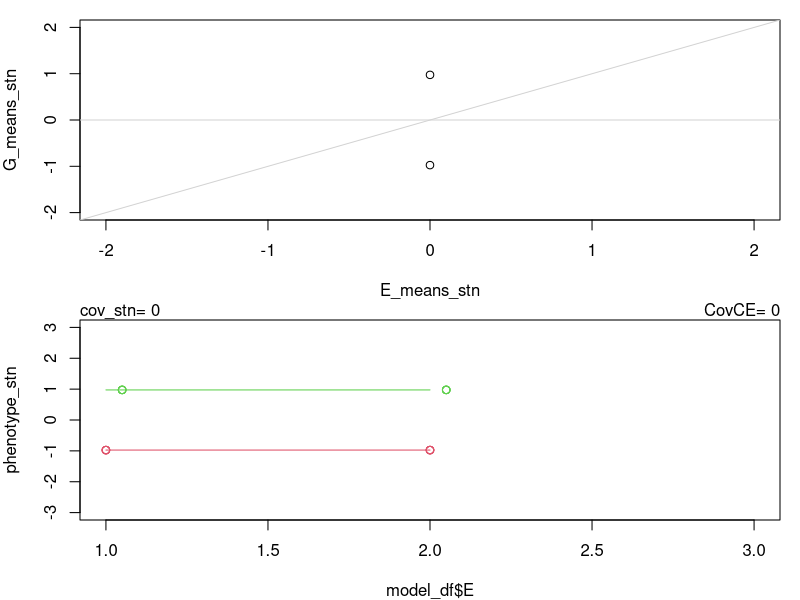
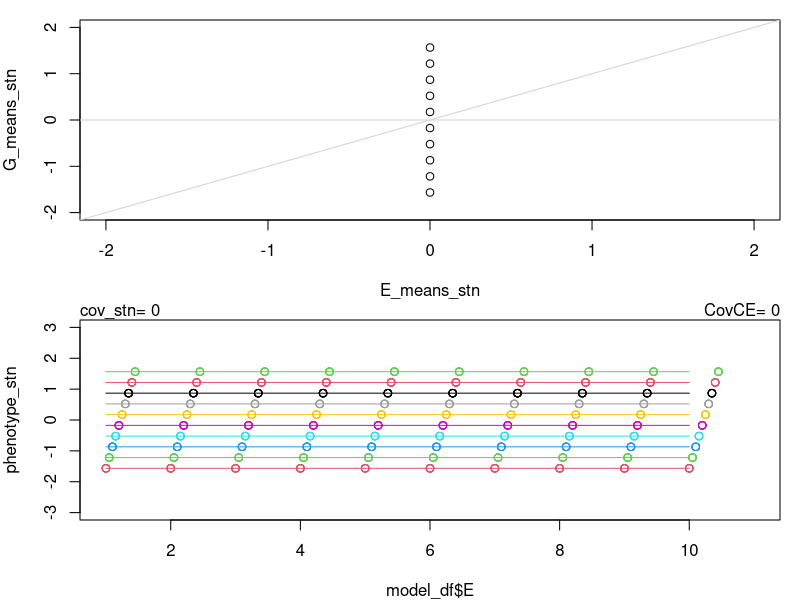
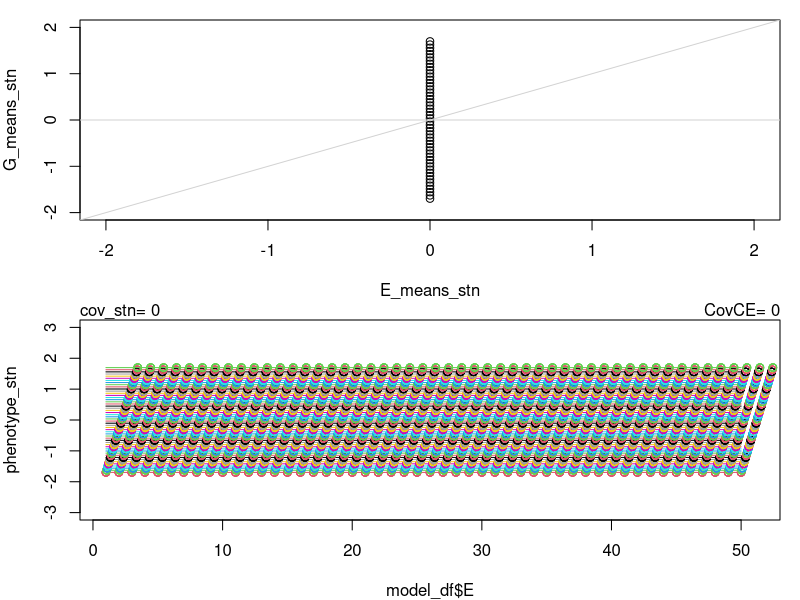
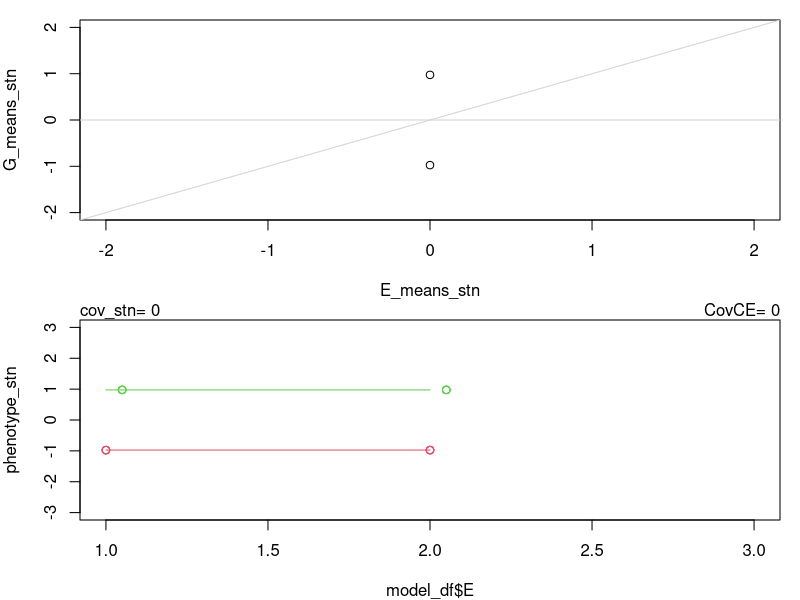
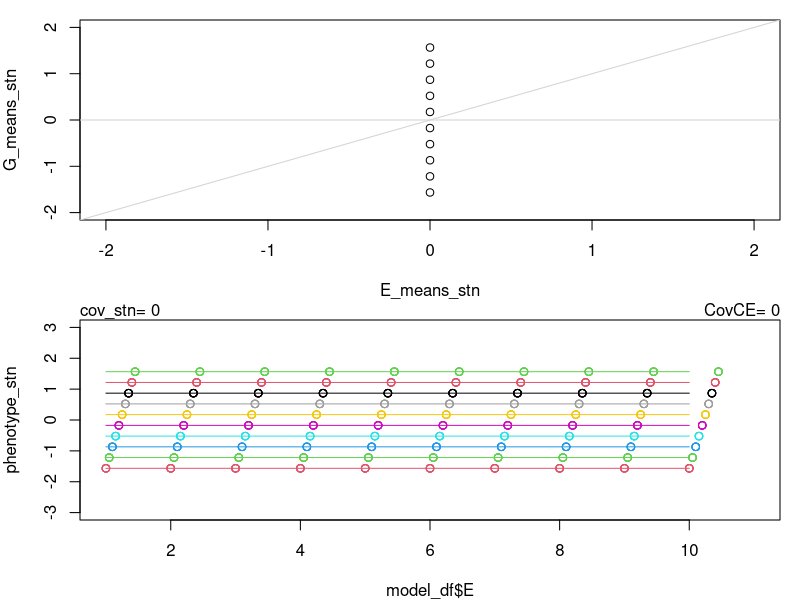
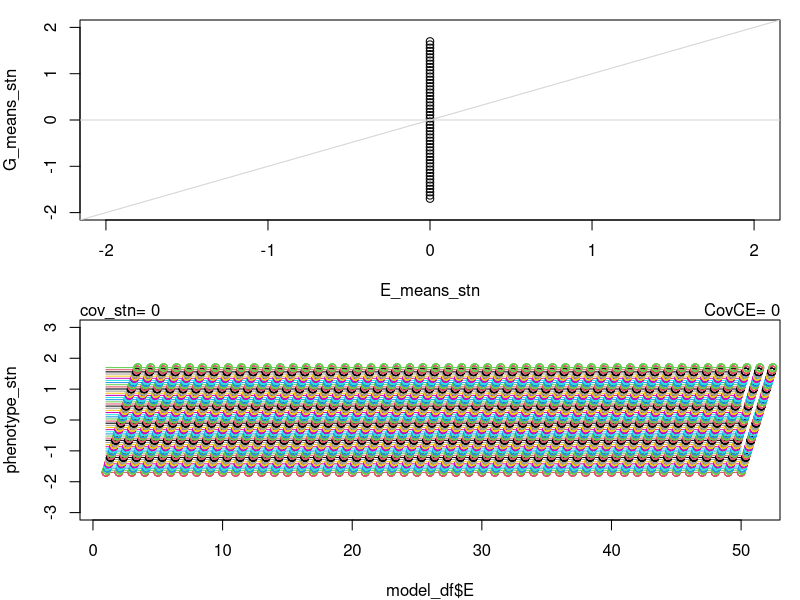
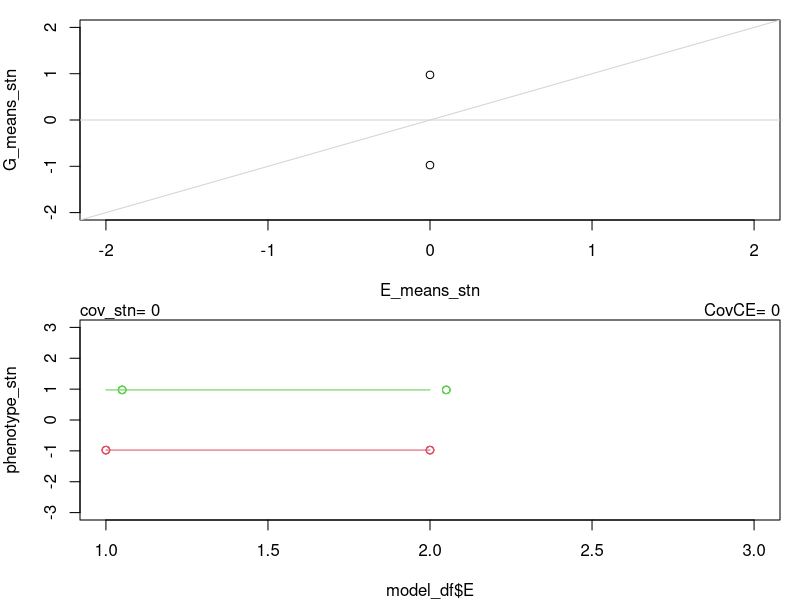
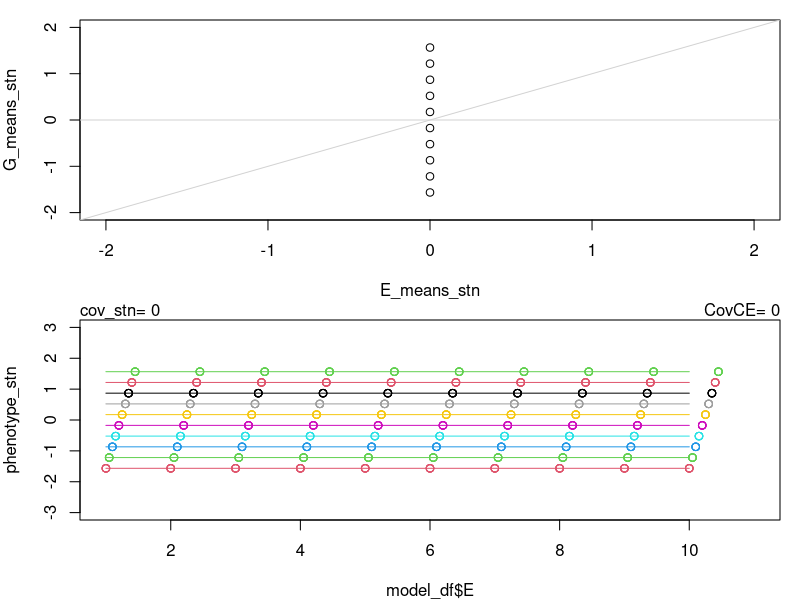

Write the R code that produced these figures, in order. (Note: this script raises an error after producing the figures.)
## ---- chunk 1
knitr::opts_chunk$set(echo = TRUE)
## ---- chunk 2
G <- -5:5
E <- -5:5
cov(G, E)

# If G and E are independent, then scaling each one independently essentially gives a correlation:
cov(scale(G), scale(E))
cor(G, E)

# However, in our case, the G and E are not independent, because they are 
# both estimated from phenotype data. And because we scale the phenotype
# data before we calculate the G means and E means, with more than 2
# gentotypes this scaling has weird effects on the covariance.

# So this suggests that correlation is a better measure. However,
# we know that correlation doesn't work with only 2 genotypes 
# the correlation between two unequal points will either be -1 or 1

## ---- chunk 3

beta1_levels = c(0,0.1,0.5, 1, 2) # the amount the phenotype changes across 1 value of the environment (i.e., the slope). This is essentially the amount/degree of phenotypic plasticity that is the same across genotypes.

n_genotypes_levels = c(2,10, 50) # the number of genotypes collected from different locations

beta2_levels = c(0.5,1, 2) # the amount the phenotype changes from one genotype to the next. This is essitially the increase intercept from one genotype to the next.

error_var <- 0.0001

for (i in 1:length(beta1_levels)){
  print(i)
  for (j in 1:length(beta2_levels)){
    for (k in 1:length(n_genotypes_levels)){
      beta1 <- beta1_levels[i]
      beta2 <- beta2_levels[j]
      n_genotypes <- n_genotypes_levels[k]
    #  beta1 <- 1
    #  beta2 <- 1
      
    # expectation (not sure if this is right)
    if(beta1==beta2){
      (cov_GE_exp = 1)
    }
    if(beta1>beta2){
       (cov_GE_exp =  beta2/beta1)
    }
    if(beta1<beta2){
       (cov_GE_exp =  beta1/beta2)
    }
    if(beta1==0 | beta2==0){
       (cov_GE_exp =  0)
    }
     
     # will be correlated with the magnitude of cov(G,E)
      
    # Generate data
    n = 5 # sample size
    n_environments = n_genotypes # the number of common garden environments that the genotypes are grown in. Basically, genotype[i] orginates from environment[i]. This matching between genotypes and environment is important for the the cov(G,E) calculation. Here, we only consider the case of the complete reciprocal transplant experiment.

    ## Create levels of genotypes and environments ####
    G = rep(1:n_genotypes, each=n*n_genotypes) # '0' n times, '1' n times
    E = rep(1:n_environments,times=n*n_genotypes) # '0'x50, '1'x50, '0'x50, '1'x50
    set.seed(97)
    e = rnorm(n*n_genotypes, 0, sd=error_var) # Random noise, with standard deviation of 1
    #e = 0 # EVALUATION

    ## Create interaction effect for each level of both factors ####
    # In this case we assume the GxE interactions are a 
    # normally distributed random variable with a mean of 0
    # As the sd increases, so does the GxE among treatments
    int <- 0#rnorm(n_genotypes * n_environments, 0, sd=10)
    # no GxE
    #int <- 0 # EVALUATION
 
     # this sd determines the amount of GxE
    int_df <- data.frame(expand.grid(G=1:n_genotypes, E=1:n_environments), 
                         int)
    
    ### Create the model dataframe ####
    model_df <- data.frame(G, E, e)
    
    model_df <- merge(model_df, int_df)
    model_df <- model_df[order(model_df$G, model_df$E),]
    dim(model_df)
    head(model_df, 30)
    
    # Generate phenotype data using the regression equation ####
    phenotype = beta1*model_df$E + beta2*model_df$G  + model_df$e + model_df$int
    
    
    model_df$phenotype = phenotype
    head(model_df)

    (E_means <- tapply(phenotype, model_df$E, mean))
    (G_means <- tapply(phenotype, model_df$G, mean))
    (raw_data_cov <- round(cov(E_means, G_means),2))
    raw_data_cov_scaled_means <- cov(scale(E_means), scale(G_means))
    raw_data_cor <- round(cor(E_means, G_means),2)
    correctb <- max(sd(E_means), sd(G_means))
    raw_data_cov_CE4 <- round(cov(E_means, G_means)/(correctb^2),2)
  # this should match the "true cov for raw data" I put above


  # but the issue is we standardize the phenotype. So what happens when we do that?
  phenotype_stn = (phenotype-mean(phenotype))/sd(phenotype)
  (E_means_stn <- tapply(phenotype_stn, model_df$E, mean))
  (G_means_stn <- tapply(phenotype_stn, model_df$G, mean))
  #plot(E_means_stn, G_means_stn)
  (stn_data_cov <- round(cov(E_means_stn, G_means_stn),2))
  (stn_data_cor <- round(cor(E_means_stn, G_means_stn),2))
  
  #crap
  #(stn_data_cov_CE1 <- round(cov(E_means_stn, G_means_stn)/sd(E_means_stn),2))
  #(stn_data_cov_CE2 <- round(cov(E_means_stn/sd(E_means_stn), G_means_stn/sd(G_means_stn)),2)) #BAD
  #(stn_data_cov_CE3 <- round(cov(E_means_stn, G_means_stn),2)/sd(E_means_stn))
  
  correct <- min(c(sd(E_means_stn)/sd(G_means_stn), sd(G_means_stn)/sd(E_means_stn)))
  correctc <- max(sd(E_means_stn),sd(G_means_stn))
  (stn_data_cov_CE4 <- round(cor(E_means_stn, G_means_stn)*correct,2))
  (stn_data_cov_CE4b <- round(cov(E_means_stn, G_means_stn)/(correctc^2),2))
  
  sd_E_means_sd <- round(sd(E_means_stn),2)
  sd_G_means_sd <- round(sd(G_means_stn),2)

  out <- data.frame(beta1, beta2, 
                    n_genotypes,
                    int,
                    raw_data_cov,
                    #raw_data_cov_scaled_means,
                    raw_data_cor,
                    stn_data_cov,
                    stn_data_cor,
                    sd_E_means_sd,
                    sd_G_means_sd,
                    #stn_data_cov_CE1,
                    #stn_data_cov_CE2,
                    #stn_data_cov_CE3,
                    raw_data_cov_CE4,
                    stn_data_cov_CE4,
                    stn_data_cov_CE4b,
                    cov_GE_exp
                    )
      
      if (i == 1 & j==1 & k ==1){
        full_examp <- out
      }else{
        full_examp <- rbind(full_examp, out)
      }
  
    # diagnostic plots
  setwd("/Users/lotterhos/Documents/GitHub/CnGV/notebook/20200408_diagnosticplots")
    #need to make relative path
  pdf(paste0("slope=", beta1,"_g=",beta2,"_ngenotypes=",n_genotypes,".pdf"))
    # would also add true GxE (not the int), and the error variance
    par(mfrow=c(2,1), mar=c(4,4,1,1))
    plot(E_means_stn, G_means_stn, xlim=c(-2,2), ylim=c(-2,2)) # with bootstrap, woudl be good to add uncertainty to plot
    abline(0,1, col="lightgrey")
    abline(h=0, col="lightgrey")
    
    plot(phenotype_stn~model_df$E, col=0, xlim=c(1,n_genotypes+1), ylim=c(-3,3))
    for (m in 1:nlevels(factor(model_df$G))){
      x <- model_df$E[model_df$G==m]+0.05*(m-1)
      points(phenotype_stn[model_df$G==m]~x, col=m+1)
      p_means <- tapply(phenotype_stn[model_df$G==m],model_df$E[model_df$G==m], mean)
      points(p_means~as.numeric(names(p_means)),
             col=m+1, type="l")
    }
    mtext(paste("CovCE=", raw_data_cov_CE4),adj=1 )
    mtext(paste("cov_stn=", stn_data_cov), adj=0)
  dev.off()  
    }
  }
}
#full_examp
